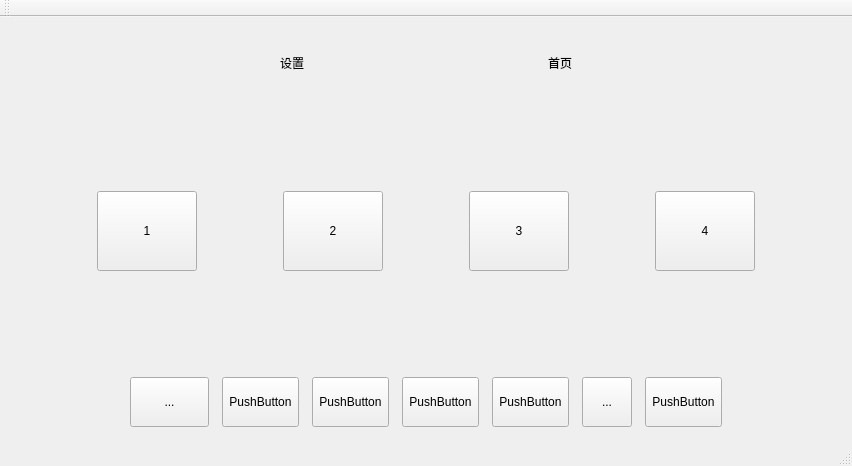
<?xml version="1.0" encoding="UTF-8"?>
<ui version="4.0">
 <class>MainWindow</class>
 <widget class="QMainWindow" name="MainWindow">
  <property name="geometry">
   <rect>
    <x>0</x>
    <y>0</y>
    <width>852</width>
    <height>466</height>
   </rect>
  </property>
  <property name="windowTitle">
   <string>MainWindow</string>
  </property>
  <widget class="QWidget" name="centralWidget">
   <layout class="QHBoxLayout" name="horizontalLayout_8">
    <item>
     <layout class="QVBoxLayout" name="verticalLayout_2">
      <property name="spacing">
       <number>0</number>
      </property>
      <item>
       <widget class="QWidget" name="widget_Top" native="true">
        <property name="minimumSize">
         <size>
          <width>0</width>
          <height>70</height>
         </size>
        </property>
        <layout class="QHBoxLayout" name="horizontalLayout">
         <property name="spacing">
          <number>0</number>
         </property>
         <property name="leftMargin">
          <number>0</number>
         </property>
         <property name="topMargin">
          <number>0</number>
         </property>
         <property name="rightMargin">
          <number>0</number>
         </property>
         <property name="bottomMargin">
          <number>0</number>
         </property>
         <item>
          <spacer name="horizontalSpacer">
           <property name="orientation">
            <enum>Qt::Horizontal</enum>
           </property>
           <property name="sizeHint" stdset="0">
            <size>
             <width>145</width>
             <height>20</height>
            </size>
           </property>
          </spacer>
         </item>
         <item>
          <widget class="QToolButton" name="tbnSetting">
           <property name="minimumSize">
            <size>
             <width>35</width>
             <height>35</height>
            </size>
           </property>
           <property name="cursor">
            <cursorShape>OpenHandCursor</cursorShape>
           </property>
           <property name="styleSheet">
            <string notr="true"/>
           </property>
           <property name="text">
            <string>设置</string>
           </property>
           <property name="toolButtonStyle">
            <enum>Qt::ToolButtonTextUnderIcon</enum>
           </property>
           <property name="autoRaise">
            <bool>true</bool>
           </property>
          </widget>
         </item>
         <item>
          <spacer name="horizontalSpacer_2">
           <property name="orientation">
            <enum>Qt::Horizontal</enum>
           </property>
           <property name="sizeType">
            <enum>QSizePolicy::Maximum</enum>
           </property>
           <property name="sizeHint" stdset="0">
            <size>
             <width>40</width>
             <height>0</height>
            </size>
           </property>
          </spacer>
         </item>
         <item>
          <widget class="QLabel" name="label_title">
           <property name="minimumSize">
            <size>
             <width>150</width>
             <height>0</height>
            </size>
           </property>
           <property name="maximumSize">
            <size>
             <width>16777215</width>
             <height>40</height>
            </size>
           </property>
           <property name="styleSheet">
            <string notr="true">border-image: url(:/images/title.png);</string>
           </property>
           <property name="text">
            <string/>
           </property>
          </widget>
         </item>
         <item>
          <spacer name="horizontalSpacer_3">
           <property name="orientation">
            <enum>Qt::Horizontal</enum>
           </property>
           <property name="sizeType">
            <enum>QSizePolicy::Maximum</enum>
           </property>
           <property name="sizeHint" stdset="0">
            <size>
             <width>40</width>
             <height>20</height>
            </size>
           </property>
          </spacer>
         </item>
         <item>
          <widget class="QToolButton" name="tbnHome">
           <property name="minimumSize">
            <size>
             <width>35</width>
             <height>35</height>
            </size>
           </property>
           <property name="cursor">
            <cursorShape>OpenHandCursor</cursorShape>
           </property>
           <property name="text">
            <string>首页</string>
           </property>
           <property name="toolButtonStyle">
            <enum>Qt::ToolButtonTextUnderIcon</enum>
           </property>
           <property name="autoRaise">
            <bool>true</bool>
           </property>
          </widget>
         </item>
         <item>
          <spacer name="horizontalSpacer_4">
           <property name="orientation">
            <enum>Qt::Horizontal</enum>
           </property>
           <property name="sizeHint" stdset="0">
            <size>
             <width>145</width>
             <height>20</height>
            </size>
           </property>
          </spacer>
         </item>
        </layout>
       </widget>
      </item>
      <item>
       <widget class="QStackedWidget" name="stackedWidget">
        <property name="currentIndex">
         <number>0</number>
        </property>
        <widget class="QWidget" name="page">
         <layout class="QVBoxLayout" name="verticalLayout">
          <property name="spacing">
           <number>0</number>
          </property>
          <property name="leftMargin">
           <number>0</number>
          </property>
          <property name="topMargin">
           <number>0</number>
          </property>
          <property name="rightMargin">
           <number>0</number>
          </property>
          <property name="bottomMargin">
           <number>0</number>
          </property>
          <item>
           <widget class="QWidget" name="widget_Mid" native="true">
            <layout class="QHBoxLayout" name="horizontalLayout_2">
             <property name="spacing">
              <number>0</number>
             </property>
             <property name="leftMargin">
              <number>0</number>
             </property>
             <property name="topMargin">
              <number>0</number>
             </property>
             <property name="rightMargin">
              <number>0</number>
             </property>
             <property name="bottomMargin">
              <number>0</number>
             </property>
             <item>
              <widget class="QToolButton" name="tbnParlor">
               <property name="minimumSize">
                <size>
                 <width>100</width>
                 <height>80</height>
                </size>
               </property>
               <property name="cursor">
                <cursorShape>OpenHandCursor</cursorShape>
               </property>
               <property name="styleSheet">
                <string notr="true"/>
               </property>
               <property name="text">
                <string>1</string>
               </property>
               <property name="toolButtonStyle">
                <enum>Qt::ToolButtonTextUnderIcon</enum>
               </property>
               <property name="autoRaise">
                <bool>false</bool>
               </property>
              </widget>
             </item>
             <item>
              <widget class="QToolButton" name="tbnBedRoom">
               <property name="minimumSize">
                <size>
                 <width>100</width>
                 <height>80</height>
                </size>
               </property>
               <property name="cursor">
                <cursorShape>OpenHandCursor</cursorShape>
               </property>
               <property name="styleSheet">
                <string notr="true"/>
               </property>
               <property name="text">
                <string>2</string>
               </property>
               <property name="toolButtonStyle">
                <enum>Qt::ToolButtonTextUnderIcon</enum>
               </property>
               <property name="autoRaise">
                <bool>false</bool>
               </property>
              </widget>
             </item>
             <item>
              <widget class="QToolButton" name="tbnKitchen">
               <property name="minimumSize">
                <size>
                 <width>100</width>
                 <height>80</height>
                </size>
               </property>
               <property name="cursor">
                <cursorShape>OpenHandCursor</cursorShape>
               </property>
               <property name="styleSheet">
                <string notr="true"/>
               </property>
               <property name="text">
                <string>3</string>
               </property>
               <property name="toolButtonStyle">
                <enum>Qt::ToolButtonTextUnderIcon</enum>
               </property>
               <property name="autoRaise">
                <bool>false</bool>
               </property>
              </widget>
             </item>
             <item>
              <widget class="QToolButton" name="tbnSafety">
               <property name="minimumSize">
                <size>
                 <width>100</width>
                 <height>80</height>
                </size>
               </property>
               <property name="cursor">
                <cursorShape>OpenHandCursor</cursorShape>
               </property>
               <property name="styleSheet">
                <string notr="true"/>
               </property>
               <property name="text">
                <string>4</string>
               </property>
               <property name="toolButtonStyle">
                <enum>Qt::ToolButtonTextUnderIcon</enum>
               </property>
               <property name="autoRaise">
                <bool>false</bool>
               </property>
              </widget>
             </item>
            </layout>
           </widget>
          </item>
         </layout>
        </widget>
        <widget class="QWidget" name="page_2">
         <layout class="QGridLayout" name="gridLayout_2">
          <item row="0" column="0">
           <layout class="QGridLayout" name="gridLayout">
            <item row="0" column="1">
             <spacer name="verticalSpacer">
              <property name="orientation">
               <enum>Qt::Vertical</enum>
              </property>
              <property name="sizeType">
               <enum>QSizePolicy::Maximum</enum>
              </property>
              <property name="sizeHint" stdset="0">
               <size>
                <width>20</width>
                <height>40</height>
               </size>
              </property>
             </spacer>
            </item>
            <item row="1" column="0">
             <spacer name="horizontalSpacer_13">
              <property name="orientation">
               <enum>Qt::Horizontal</enum>
              </property>
              <property name="sizeHint" stdset="0">
               <size>
                <width>40</width>
                <height>20</height>
               </size>
              </property>
             </spacer>
            </item>
            <item row="1" column="1">
             <widget class="QWidget" name="widget_data" native="true">
              <property name="minimumSize">
               <size>
                <width>420</width>
                <height>200</height>
               </size>
              </property>
              <layout class="QVBoxLayout" name="verticalLayout_4">
               <property name="spacing">
                <number>0</number>
               </property>
               <property name="leftMargin">
                <number>0</number>
               </property>
               <property name="topMargin">
                <number>0</number>
               </property>
               <property name="rightMargin">
                <number>0</number>
               </property>
               <property name="bottomMargin">
                <number>0</number>
               </property>
               <item>
                <layout class="QHBoxLayout" name="horizontalLayout_6">
                 <property name="spacing">
                  <number>10</number>
                 </property>
                 <property name="topMargin">
                  <number>20</number>
                 </property>
                 <item>
                  <spacer name="horizontalSpacer_9">
                   <property name="orientation">
                    <enum>Qt::Horizontal</enum>
                   </property>
                   <property name="sizeHint" stdset="0">
                    <size>
                     <width>40</width>
                     <height>20</height>
                    </size>
                   </property>
                  </spacer>
                 </item>
                 <item>
                  <layout class="QHBoxLayout" name="horizontalLayout_5">
                   <item>
                    <widget class="QLabel" name="label_hour">
                     <property name="minimumSize">
                      <size>
                       <width>80</width>
                       <height>0</height>
                      </size>
                     </property>
                     <property name="styleSheet">
                      <string notr="true">font: 75 50pt &quot;黑体&quot;;
</string>
                     </property>
                     <property name="text">
                      <string>17</string>
                     </property>
                     <property name="alignment">
                      <set>Qt::AlignCenter</set>
                     </property>
                    </widget>
                   </item>
                   <item>
                    <widget class="QLabel" name="label">
                     <property name="styleSheet">
                      <string notr="true">font: 75 50pt &quot;黑体&quot;;
color: rgb(255, 255, 255);</string>
                     </property>
                     <property name="text">
                      <string>:</string>
                     </property>
                    </widget>
                   </item>
                   <item>
                    <widget class="QLabel" name="label_min">
                     <property name="minimumSize">
                      <size>
                       <width>80</width>
                       <height>0</height>
                      </size>
                     </property>
                     <property name="styleSheet">
                      <string notr="true">font: 75 50pt &quot;黑体&quot;;</string>
                     </property>
                     <property name="text">
                      <string>56</string>
                     </property>
                     <property name="alignment">
                      <set>Qt::AlignCenter</set>
                     </property>
                    </widget>
                   </item>
                  </layout>
                 </item>
                 <item>
                  <widget class="QLabel" name="label_sec">
                   <property name="styleSheet">
                    <string notr="true">font: 75 20pt &quot;微软雅黑&quot;;</string>
                   </property>
                   <property name="text">
                    <string>43</string>
                   </property>
                   <property name="alignment">
                    <set>Qt::AlignBottom|Qt::AlignRight|Qt::AlignTrailing</set>
                   </property>
                  </widget>
                 </item>
                 <item>
                  <spacer name="horizontalSpacer_10">
                   <property name="orientation">
                    <enum>Qt::Horizontal</enum>
                   </property>
                   <property name="sizeHint" stdset="0">
                    <size>
                     <width>40</width>
                     <height>20</height>
                    </size>
                   </property>
                  </spacer>
                 </item>
                </layout>
               </item>
               <item>
                <layout class="QHBoxLayout" name="horizontalLayout_7">
                 <property name="spacing">
                  <number>0</number>
                 </property>
                 <property name="bottomMargin">
                  <number>20</number>
                 </property>
                 <item>
                  <spacer name="horizontalSpacer_11">
                   <property name="orientation">
                    <enum>Qt::Horizontal</enum>
                   </property>
                   <property name="sizeHint" stdset="0">
                    <size>
                     <width>40</width>
                     <height>20</height>
                    </size>
                   </property>
                  </spacer>
                 </item>
                 <item>
                  <layout class="QHBoxLayout" name="horizontalLayout_4">
                   <item>
                    <widget class="QLabel" name="label_data">
                     <property name="styleSheet">
                      <string notr="true">font: 75 22pt &quot;楷体&quot;;</string>
                     </property>
                     <property name="text">
                      <string>2016年1月7日</string>
                     </property>
                     <property name="alignment">
                      <set>Qt::AlignLeading|Qt::AlignLeft|Qt::AlignVCenter</set>
                     </property>
                    </widget>
                   </item>
                   <item>
                    <spacer name="horizontalSpacer_7">
                     <property name="orientation">
                      <enum>Qt::Horizontal</enum>
                     </property>
                     <property name="sizeType">
                      <enum>QSizePolicy::Maximum</enum>
                     </property>
                     <property name="sizeHint" stdset="0">
                      <size>
                       <width>20</width>
                       <height>20</height>
                      </size>
                     </property>
                    </spacer>
                   </item>
                   <item>
                    <widget class="QLabel" name="label_week">
                     <property name="styleSheet">
                      <string notr="true">font: 75 22pt &quot;楷体&quot;;</string>
                     </property>
                     <property name="text">
                      <string>星期四</string>
                     </property>
                     <property name="alignment">
                      <set>Qt::AlignLeading|Qt::AlignLeft|Qt::AlignVCenter</set>
                     </property>
                    </widget>
                   </item>
                  </layout>
                 </item>
                 <item>
                  <spacer name="horizontalSpacer_12">
                   <property name="orientation">
                    <enum>Qt::Horizontal</enum>
                   </property>
                   <property name="sizeHint" stdset="0">
                    <size>
                     <width>40</width>
                     <height>20</height>
                    </size>
                   </property>
                  </spacer>
                 </item>
                </layout>
               </item>
              </layout>
             </widget>
            </item>
            <item row="1" column="2">
             <spacer name="horizontalSpacer_14">
              <property name="orientation">
               <enum>Qt::Horizontal</enum>
              </property>
              <property name="sizeHint" stdset="0">
               <size>
                <width>40</width>
                <height>20</height>
               </size>
              </property>
             </spacer>
            </item>
            <item row="2" column="1">
             <spacer name="verticalSpacer_2">
              <property name="orientation">
               <enum>Qt::Vertical</enum>
              </property>
              <property name="sizeType">
               <enum>QSizePolicy::Maximum</enum>
              </property>
              <property name="sizeHint" stdset="0">
               <size>
                <width>20</width>
                <height>60</height>
               </size>
              </property>
             </spacer>
            </item>
           </layout>
          </item>
         </layout>
        </widget>
       </widget>
      </item>
      <item>
       <widget class="QLabel" name="label_Bottom_Div">
        <property name="minimumSize">
         <size>
          <width>0</width>
          <height>0</height>
         </size>
        </property>
        <property name="maximumSize">
         <size>
          <width>16777215</width>
          <height>3</height>
         </size>
        </property>
        <property name="text">
         <string/>
        </property>
       </widget>
      </item>
      <item>
       <widget class="QWidget" name="widget_Bottom" native="true">
        <property name="sizePolicy">
         <sizepolicy hsizetype="Minimum" vsizetype="Preferred">
          <horstretch>0</horstretch>
          <verstretch>0</verstretch>
         </sizepolicy>
        </property>
        <layout class="QHBoxLayout" name="horizontalLayout_3">
         <property name="spacing">
          <number>13</number>
         </property>
         <property name="leftMargin">
          <number>0</number>
         </property>
         <property name="topMargin">
          <number>10</number>
         </property>
         <property name="rightMargin">
          <number>0</number>
         </property>
         <property name="bottomMargin">
          <number>6</number>
         </property>
         <item>
          <spacer name="horizontalSpacer_5">
           <property name="orientation">
            <enum>Qt::Horizontal</enum>
           </property>
           <property name="sizeHint" stdset="0">
            <size>
             <width>40</width>
             <height>20</height>
            </size>
           </property>
          </spacer>
         </item>
         <item>
          <widget class="QToolButton" name="tbnControl">
           <property name="sizePolicy">
            <sizepolicy hsizetype="Maximum" vsizetype="Fixed">
             <horstretch>0</horstretch>
             <verstretch>0</verstretch>
            </sizepolicy>
           </property>
           <property name="minimumSize">
            <size>
             <width>79</width>
             <height>50</height>
            </size>
           </property>
           <property name="cursor">
            <cursorShape>OpenHandCursor</cursorShape>
           </property>
           <property name="text">
            <string>...</string>
           </property>
          </widget>
         </item>
         <item>
          <widget class="QToolButton" name="tbnCurtain">
           <property name="sizePolicy">
            <sizepolicy hsizetype="Maximum" vsizetype="Fixed">
             <horstretch>0</horstretch>
             <verstretch>0</verstretch>
            </sizepolicy>
           </property>
           <property name="minimumSize">
            <size>
             <width>50</width>
             <height>50</height>
            </size>
           </property>
           <property name="cursor">
            <cursorShape>OpenHandCursor</cursorShape>
           </property>
           <property name="text">
            <string>PushButton</string>
           </property>
          </widget>
         </item>
         <item>
          <widget class="QToolButton" name="tbnMusic">
           <property name="sizePolicy">
            <sizepolicy hsizetype="Maximum" vsizetype="Fixed">
             <horstretch>0</horstretch>
             <verstretch>0</verstretch>
            </sizepolicy>
           </property>
           <property name="minimumSize">
            <size>
             <width>50</width>
             <height>50</height>
            </size>
           </property>
           <property name="cursor">
            <cursorShape>OpenHandCursor</cursorShape>
           </property>
           <property name="text">
            <string>PushButton</string>
           </property>
          </widget>
         </item>
         <item>
          <widget class="QToolButton" name="tbnModel">
           <property name="sizePolicy">
            <sizepolicy hsizetype="Maximum" vsizetype="Fixed">
             <horstretch>0</horstretch>
             <verstretch>0</verstretch>
            </sizepolicy>
           </property>
           <property name="minimumSize">
            <size>
             <width>50</width>
             <height>50</height>
            </size>
           </property>
           <property name="cursor">
            <cursorShape>OpenHandCursor</cursorShape>
           </property>
           <property name="text">
            <string>PushButton</string>
           </property>
          </widget>
         </item>
         <item>
          <widget class="QToolButton" name="tbnNight">
           <property name="sizePolicy">
            <sizepolicy hsizetype="Maximum" vsizetype="Fixed">
             <horstretch>0</horstretch>
             <verstretch>0</verstretch>
            </sizepolicy>
           </property>
           <property name="minimumSize">
            <size>
             <width>50</width>
             <height>50</height>
            </size>
           </property>
           <property name="cursor">
            <cursorShape>OpenHandCursor</cursorShape>
           </property>
           <property name="text">
            <string>PushButton</string>
           </property>
          </widget>
         </item>
         <item>
          <widget class="QToolButton" name="tbnStatistic">
           <property name="sizePolicy">
            <sizepolicy hsizetype="Maximum" vsizetype="Fixed">
             <horstretch>0</horstretch>
             <verstretch>0</verstretch>
            </sizepolicy>
           </property>
           <property name="minimumSize">
            <size>
             <width>50</width>
             <height>50</height>
            </size>
           </property>
           <property name="cursor">
            <cursorShape>OpenHandCursor</cursorShape>
           </property>
           <property name="text">
            <string>...</string>
           </property>
          </widget>
         </item>
         <item>
          <widget class="QToolButton" name="tbnRelaxation">
           <property name="sizePolicy">
            <sizepolicy hsizetype="Maximum" vsizetype="Fixed">
             <horstretch>0</horstretch>
             <verstretch>0</verstretch>
            </sizepolicy>
           </property>
           <property name="minimumSize">
            <size>
             <width>50</width>
             <height>50</height>
            </size>
           </property>
           <property name="cursor">
            <cursorShape>OpenHandCursor</cursorShape>
           </property>
           <property name="text">
            <string>PushButton</string>
           </property>
          </widget>
         </item>
         <item>
          <spacer name="horizontalSpacer_6">
           <property name="orientation">
            <enum>Qt::Horizontal</enum>
           </property>
           <property name="sizeHint" stdset="0">
            <size>
             <width>40</width>
             <height>20</height>
            </size>
           </property>
          </spacer>
         </item>
        </layout>
       </widget>
      </item>
     </layout>
    </item>
   </layout>
  </widget>
  <widget class="QMenuBar" name="menuBar">
   <property name="geometry">
    <rect>
     <x>0</x>
     <y>0</y>
     <width>852</width>
     <height>26</height>
    </rect>
   </property>
  </widget>
  <widget class="QToolBar" name="mainToolBar">
   <attribute name="toolBarArea">
    <enum>TopToolBarArea</enum>
   </attribute>
   <attribute name="toolBarBreak">
    <bool>false</bool>
   </attribute>
  </widget>
  <widget class="QStatusBar" name="statusBar"/>
 </widget>
 <layoutdefault spacing="6" margin="11"/>
 <resources/>
 <connections/>
</ui>
